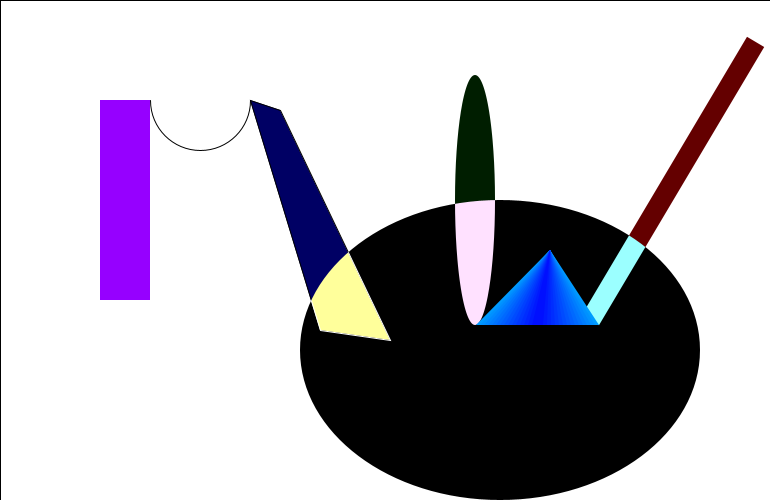
Frame 1 (no input)
Frame 60 (the mouse pressed at the canvas centre just before this capture): identical to frame 1, image omitted
Frame 120 (the mouse held since frame 60 and released just before this capture): identical to frame 1, image omitted

The Processing sketch that drew this single still picture (run headless with seeded random() and noise(); from frame 60 on, the mouse is pressed at the canvas centre):

// Processing sketch: processing_102948
// ── processing_102948.pde

PGraphics bg;
void setup()
{
  size(770,500);
  frameRate(10);
  //pre-draw the conistent background image
  bg = createGraphics(1000,1000);
  
  bg.beginDraw();
  
  //background: white
  bg.fill(255,255,255);
  bg.rect(0,0,1000,1000);
  
  //M
  bg.fill(150,0,255);
  bg.noStroke();
  bg.rect(100,100,50,200);
  
  bg.fill(0,0,100);
  bg.stroke(0,0,0);
  bg.quad(250,100,280,110,390,340,320,330);
  
  bg.noFill();
  bg.arc(200,100,100,100,0,PI);
  
  //W
  bg.fill(0,30,0);
  bg.noStroke();
  bg.ellipse(475,200,40,250);
  
  bg.stroke(100,0,0);
  bg.strokeWeight(20);
  bg.strokeCap(PROJECT);
  bg.line(595,311,750,50);
  
  bg.noStroke();
  for(int i = 0; i < 15; i++) {
    bg.fill(255,100 + 10*i,0);
    bg.triangle(476 + 4*i,325,599 - 4*i,325,550,250);
  }

  //revealer
  bg.blendMode(DIFFERENCE);
  bg.fill(255,255,255);
  bg.ellipseMode(CORNER);
  bg.ellipse(300,200,400,300);
  
  bg.endDraw();
}

void draw()
{
  //draw the consistent background
  image(bg,0,0);
}
